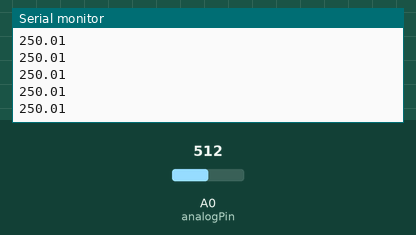
The sketch below on a simulated Arduino Uno, built with avr-gcc and run on an emulated ATmega328P. On the bench: the last lines printed to the serial monitor. The inputs (shaded band) are chosen by the test bench; at power-on: A0 (analogPin) = 512.

Above: at 1.2 s.
1.3 s: A0 (analogPin) set to 716
At 1.33 s:
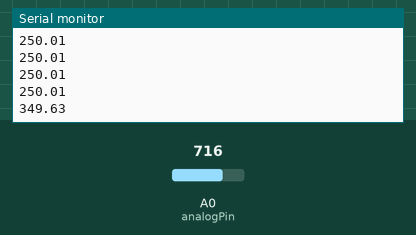
2.8 s: A0 (analogPin) set to 900
At 2.8 s:
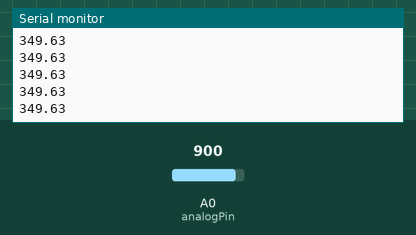
Timing chart, 0 to 5.8 s (numbered marks = the images above; inputs shaded):
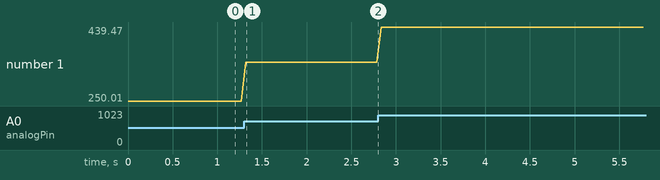

Measured:
- after the input at 1.3 s, the serial monitor: prints a new line at once (image 1)
- plotted number 1: 250.01 → 349.63 after the input at 1.3 s, 349.63 → 439.47 after the input at 2.8 s

The sketch:

tugas_sensor_suhu.ino
```cpp
int analogPin = A0;
float suhu = 00;
int suhu1=00;

void setup() {
  Serial.begin (9600);

}

void loop() {
  suhu1 = analogRead(analogPin);
  suhu = suhu1 / 2.0479;

  Serial.println(suhu);
  delay(50);

}
```
